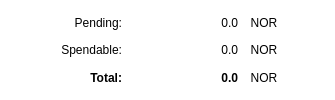
              <widget class="QFrame" name="frame">
               <property name="styleSheet">
                <string notr="true">background-color: rgb(255, 255, 255);
border:0;
</string>
               </property>
               <layout class="QHBoxLayout" name="horizontalLayout_14">
                <property name="topMargin">
                 <number>12</number>
                </property>
                <property name="bottomMargin">
                 <number>12</number>
                </property>
                <item>
                 <spacer name="horizontalSpacer">
                  <property name="orientation">
                   <enum>Qt::Horizontal</enum>
                  </property>
                  <property name="sizeHint" stdset="0">
                   <size>
                    <width>40</width>
                    <height>20</height>
                   </size>
                  </property>
                 </spacer>
                </item>
                <item>
                 <layout class="QGridLayout" name="gridLayout_summary_2" columnstretch="0,0,0">
                  <property name="sizeConstraint">
                   <enum>QLayout::SetFixedSize</enum>
                  </property>
                  <property name="leftMargin">
                   <number>10</number>
                  </property>
                  <item row="0" column="2">
                   <widget class="QLabel" name="label_20">
                    <property name="sizePolicy">
                     <sizepolicy hsizetype="Fixed" vsizetype="Preferred">
                      <horstretch>0</horstretch>
                      <verstretch>0</verstretch>
                     </sizepolicy>
                    </property>
                    <property name="minimumSize">
                     <size>
                      <width>40</width>
                      <height>0</height>
                     </size>
                    </property>
                    <property name="text">
                     <string>NOR</string>
                    </property>
                    <property name="alignment">
                     <set>Qt::AlignCenter</set>
                    </property>
                   </widget>
                  </item>
                  <item row="1" column="0">
                   <widget class="QLabel" name="label_9">
                    <property name="text">
                     <string>Spendable:</string>
                    </property>
                    <property name="alignment">
                     <set>Qt::AlignRight|Qt::AlignTrailing|Qt::AlignVCenter</set>
                    </property>
                   </widget>
                  </item>
                  <item row="1" column="2">
                   <widget class="QLabel" name="label_8">
                    <property name="text">
                     <string>NOR</string>
                    </property>
                    <property name="alignment">
                     <set>Qt::AlignCenter</set>
                    </property>
                   </widget>
                  </item>
                  <item row="2" column="2">
                   <widget class="QLabel" name="label_21">
                    <property name="sizePolicy">
                     <sizepolicy hsizetype="Fixed" vsizetype="Preferred">
                      <horstretch>0</horstretch>
                      <verstretch>0</verstretch>
                     </sizepolicy>
                    </property>
                    <property name="minimumSize">
                     <size>
                      <width>40</width>
                      <height>0</height>
                     </size>
                    </property>
                    <property name="text">
                     <string>NOR</string>
                    </property>
                    <property name="alignment">
                     <set>Qt::AlignCenter</set>
                    </property>
                   </widget>
                  </item>
                  <item row="1" column="1">
                   <widget class="QLabel" name="spendable">
                    <property name="text">
                     <string>0.0</string>
                    </property>
                    <property name="alignment">
                     <set>Qt::AlignRight|Qt::AlignTrailing|Qt::AlignVCenter</set>
                    </property>
                   </widget>
                  </item>
                  <item row="0" column="0">
                   <widget class="QLabel" name="label_13">
                    <property name="text">
                     <string>Pending:</string>
                    </property>
                    <property name="alignment">
                     <set>Qt::AlignRight|Qt::AlignTrailing|Qt::AlignVCenter</set>
                    </property>
                   </widget>
                  </item>
                  <item row="2" column="1">
                   <widget class="QLabel" name="total">
                    <property name="sizePolicy">
                     <sizepolicy hsizetype="Fixed" vsizetype="Preferred">
                      <horstretch>0</horstretch>
                      <verstretch>0</verstretch>
                     </sizepolicy>
                    </property>
                    <property name="minimumSize">
                     <size>
                      <width>110</width>
                      <height>0</height>
                     </size>
                    </property>
                    <property name="font">
                     <font>
                      <weight>75</weight>
                      <bold>true</bold>
                     </font>
                    </property>
                    <property name="text">
                     <string>0.0</string>
                    </property>
                    <property name="alignment">
                     <set>Qt::AlignRight|Qt::AlignTrailing|Qt::AlignVCenter</set>
                    </property>
                   </widget>
                  </item>
                  <item row="2" column="0">
                   <widget class="QLabel" name="label_14">
                    <property name="font">
                     <font>
                      <weight>75</weight>
                      <bold>true</bold>
                     </font>
                    </property>
                    <property name="text">
                     <string>Total:</string>
                    </property>
                    <property name="alignment">
                     <set>Qt::AlignRight|Qt::AlignTrailing|Qt::AlignVCenter</set>
                    </property>
                   </widget>
                  </item>
                  <item row="0" column="1">
                   <widget class="QLabel" name="pending">
                    <property name="sizePolicy">
                     <sizepolicy hsizetype="Fixed" vsizetype="Preferred">
                      <horstretch>0</horstretch>
                      <verstretch>0</verstretch>
                     </sizepolicy>
                    </property>
                    <property name="minimumSize">
                     <size>
                      <width>110</width>
                      <height>0</height>
                     </size>
                    </property>
                    <property name="font">
                     <font>
                      <weight>50</weight>
                      <bold>false</bold>
                     </font>
                    </property>
                    <property name="text">
                     <string>0.0</string>
                    </property>
                    <property name="alignment">
                     <set>Qt::AlignRight|Qt::AlignTrailing|Qt::AlignVCenter</set>
                    </property>
                   </widget>
                  </item>
                 </layout>
                </item>
                <item>
                 <spacer name="horizontalSpacer_6">
                  <property name="orientation">
                   <enum>Qt::Horizontal</enum>
                  </property>
                  <property name="sizeHint" stdset="0">
                   <size>
                    <width>40</width>
                    <height>20</height>
                   </size>
                  </property>
                 </spacer>
                </item>
               </layout>
              </widget>
